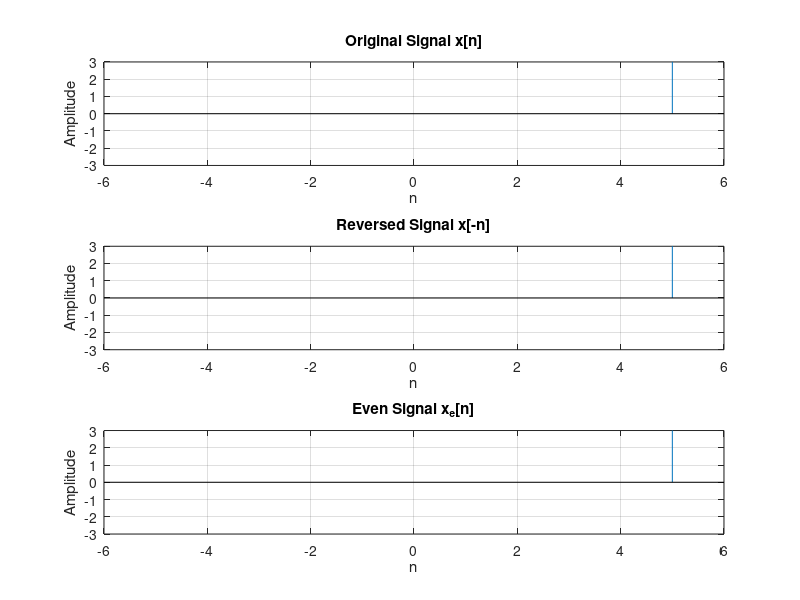

Here is the MATLAB script that generated this plot:
clc;
clear all;
close all;

% Input from user
n = input('Enter the range of n ');      % Time indices
x = input('Enter the signal values ');  % Signal values

% Compute reversed signal
x_rev = fliplr(x);         

% Compute even component
x_even = (x + x_rev) / 2;   

% Plot original signal
subplot(3,1,1);
stem(n, x, 'filled');
axis([-6 6 -3 3]);
title('Original Signal x[n]');
xlabel('n');
ylabel('Amplitude');
grid on;

% Plot reversed signal
subplot(3,1,2);
stem(n, x_rev, 'filled');
axis([-6 6 -3 3]);
title('Reversed Signal x[-n]');
xlabel('n');
ylabel('Amplitude');
grid on;

% Plot even component
subplot(3,1,3);
stem(n, x_even, 'filled');
axis([-6 6 -3 3]);
title('Even Signal x_e[n]');
xlabel('n');
ylabel('Amplitude');
grid on;
